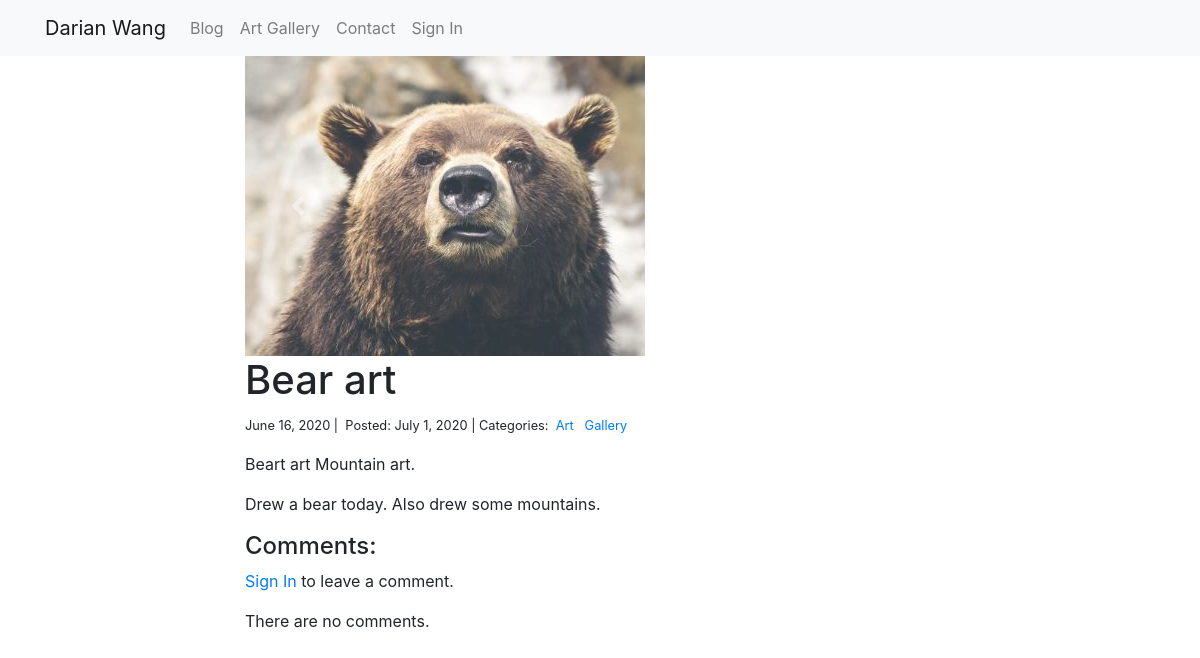
The page /blog/detail/2/ on the database its author committed.
### blog/models.py (models this page shows, shortened)
class PostImage(models.Model):
    post = models.ForeignKey(Post, on_delete=models.CASCADE,
                                related_name='images') #can access by post.images in template
    image = models.ImageField(upload_to=get_image_location,
                                null=True, blank=True)

class Post(models.Model):
    title = models.CharField(max_length=100)
    overview = models.TextField(blank=True)
    date = models.DateField(default=date.today)
    created_on = models.DateTimeField(auto_now_add=True) #UTC
    content = HTMLField('Content', blank=True)
    categories = models.ManyToManyField(Category, related_name='posts')
    featured = models.BooleanField(default=False)
    private = models.BooleanField(default=False)

class Category(models.Model):
    name = models.CharField(max_length=20)

### blog/views/views.py (the view, shortened to what this page needs)
# urls.py: path('detail/<int:pk>/', views.blog_detail, name='blog_detail'),
def blog_detail(request, pk):
    post = get_object_or_404(Post, pk=pk)
    if post.private == True:
        if not request.user.is_superuser:
            return HttpResponse("Sorry! You don't have access to that page")
    form = CommentForm()
    comments = Comment.objects.filter(post=post)
    context = {
        'post': post,
        'comments': comments,
        'form': form,
    }
    return render(request, 'blog_detail.html', context)

### blog/templates/blog_detail.html (shortened to what this page needs)
{% extends 'base.html' %}
{% load static %}
{% block extrahead %}
<link rel="stylesheet" href="{% static "css/carousel.css" %}">
{% endblock %}
{% block content %}
<div class="col-md-8 offset-md-2">
    <div id="carouselExampleControls" class="carousel slide" data-ride="carousel">
        <div class="carousel-inner">
            {% for postimage in post.images.all %}
                {% if forloop.first %}
                  <div class="carousel-item active">
                    <img class="fixed-height" src="{{ postimage.image.url }}" alt="...">
                  </div>
                {% else %}
                  <div class="carousel-item">
                    <img class="fixed-height" src="{{ postimage.image.url }}" alt="...">
                  </div>
                {% endif %}
            {% endfor %}
        <a class="carousel-control-prev" href="#carouselExampleControls" role="button" data-slide="prev">
          <span class="carousel-control-prev-icon" aria-hidden="true"></span>
        </a>
        <a class="carousel-control-next" href="#carouselExampleControls" role="button" data-slide="next">
          <span class="carousel-control-next-icon" aria-hidden="true"></span>
        </a>
      </div>
    <h1>{{ post.title }}</h1>
    <small>
        {{ post.date }} |&nbsp;
        Posted: {{ post.created_on.date }} |
        Categories:&nbsp;
        {% for category in post.categories.all %}
        <a href="{% url 'blog_category' category.name %}">
            {{ category.name }}
        </a>&nbsp;
        {% endfor %}
    </small>
    <p>{{ post.overview | linebreaks }}</p>
    <div class="post-body">
      {{ post.content | safe }}
  </div>
  <h4>Comments:</h4>
  {% if request.user.is_authenticated %}
    <form action="/blog/detail/{{ post.pk }}/" method="post">
        {% csrf_token %}
        <!-- <div class="form-group">
            form.author
        </div> -->
        <div class="form-group">
            {{ form.body }}
        </div>
        <button type="submit" class="btn btn-primary">Submit</button>
    </form>
  {% else %}
    <p>
      <a href="{% url 'account_login' %}">Sign In</a> to leave a comment.
    </p>
  {% endif %}
  {% if not comments %}
    <p> There are no comments.</p>
  {% endif %}
</div>
{% endblock content %}

### blog/static/css/carousel.css (style rules this page uses)
.fixed-height { max-height: 400px; }

### rows shown on the page
PostImage: image (picture)
Post: title "Bear art", date "June 16, 2020", created_on "July 1, 2020", overview "Beart art Mountain art.", content "Drew a bear today. Also drew some mountains."
Category: name "Art"
Category: name "Gallery"
